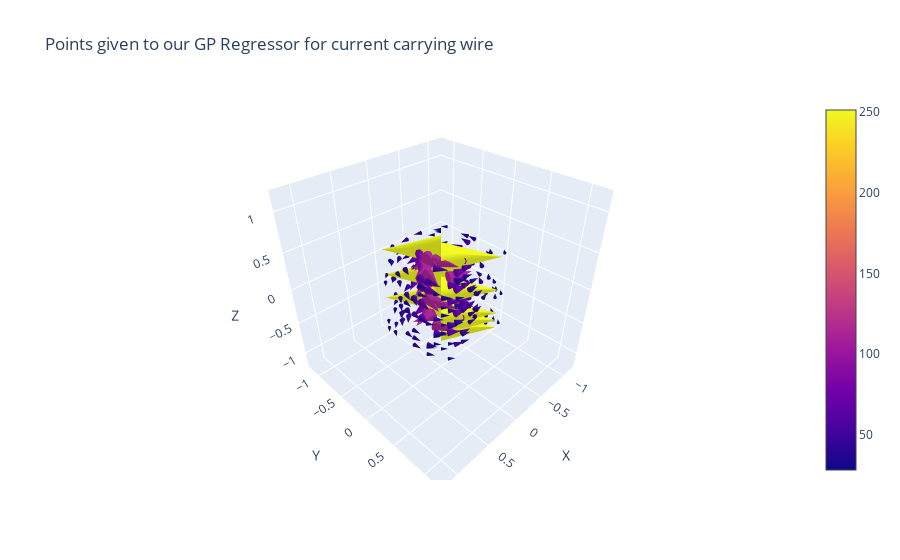

The notebook cell saved with this chart:
### Code cell
# getting the fields to draw samples from
outputs_wire = field_around_current_carrying_wire(100000000)
sampled_outputs_wire = sample_field(outputs_wire, n_samples=250, random_seed=1)
plotter(sampled_outputs_wire, 
        title = 'Points given to our GP Regressor for current carrying wire')

### Figure 1 — Plotly figure (JSON) as saved in the notebook; plotly's stock layout.template omitted (floating-point values rounded to 4 significant figures; data arrays with more than 128 entries replaced by an {"elided": "..."} marker saying what was removed)
{"data": [{"anchor": "tail", "sizemode": "scaled", "sizeref": 2, "type": "cone", "u": {"elided": "250 float values"}, "v": {"elided": "250 float values"}, "w": {"elided": "250 float values"}, "x": {"elided": "250 float values"}, "y": {"elided": "250 float values"}, "z": {"elided": "250 float values"}}], "layout": {"scene": {"xaxis": {"title": {"text": "X"}}, "yaxis": {"title": {"text": "Y"}}, "zaxis": {"title": {"text": "Z"}}}, "title": {"text": "Points given to our GP Regressor for current carrying wire"}}}
